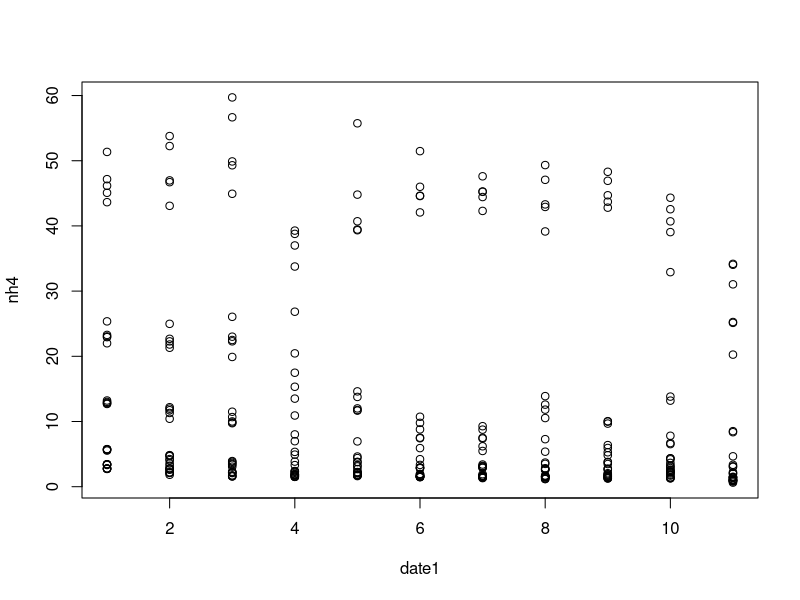
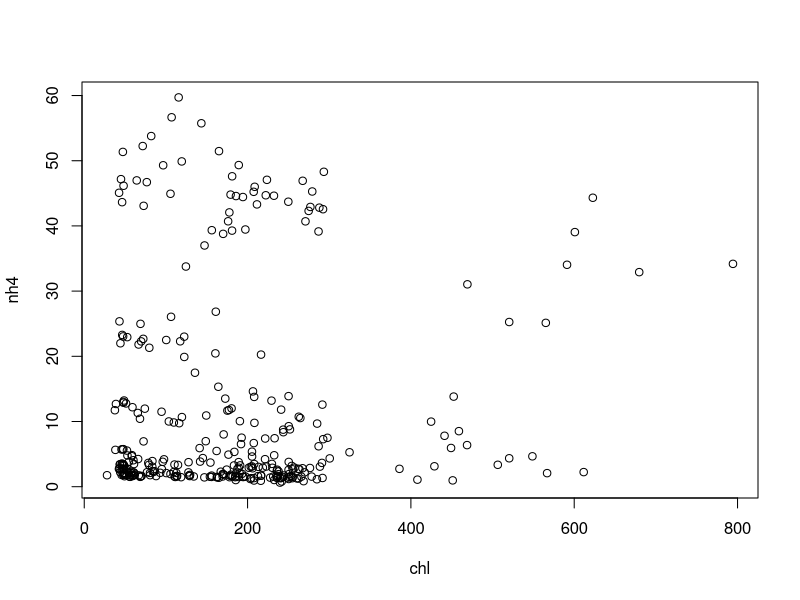
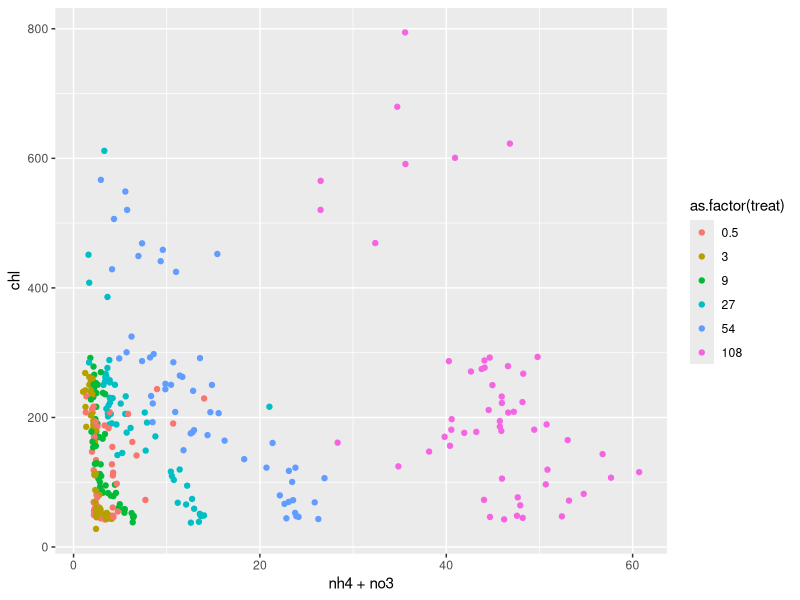
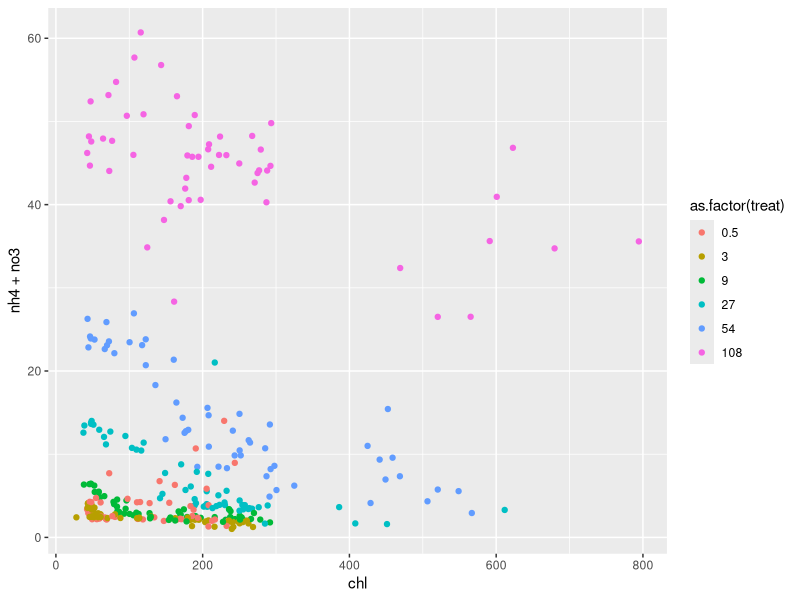
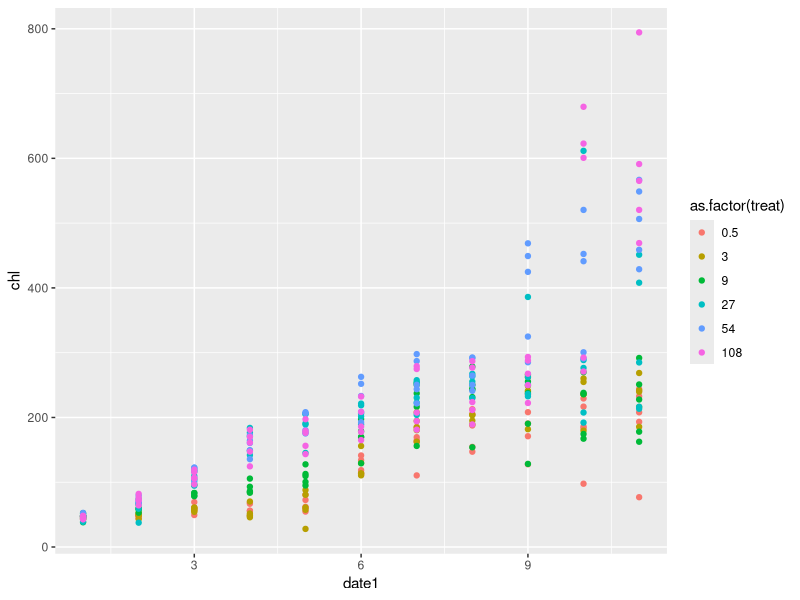
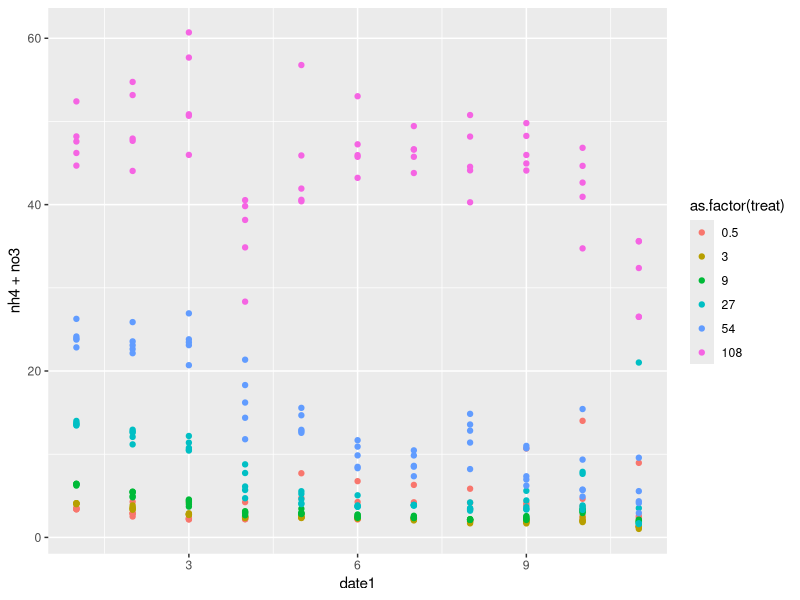
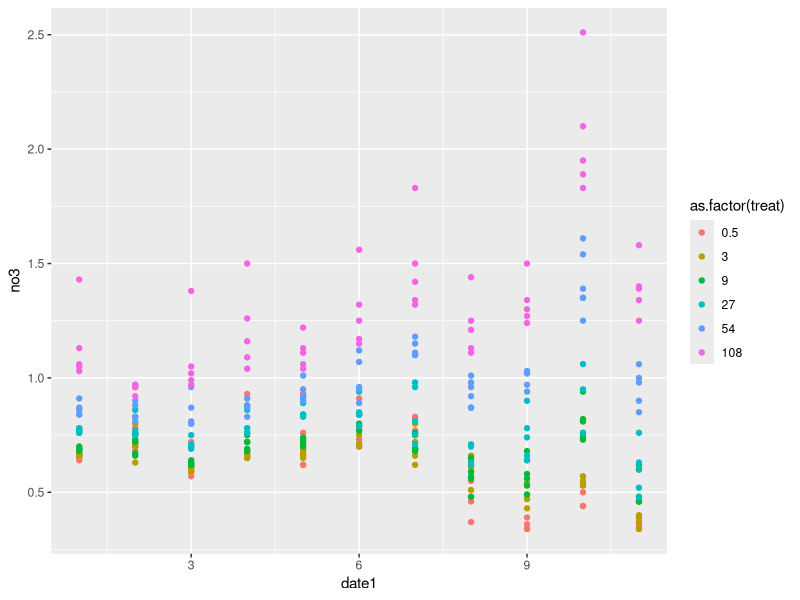

The R script that drew these images, in order: (Note: this script raises an error after producing the figures.)
dat <- read.csv("Algae_Nutrient.csv")
str(dat)
with(dat,plot(date1,nh4))
with(dat,plot(chl,nh4))
library(ggplot2)

#mod <- nls(chl~chl*(r-r/k*(nh4+no3)*chl), data = dat, start = list(r=1,k=150),control = nls.control(maxiter = 1000))

ggplot(aes(nh4+no3,chl),data = dat)+geom_point(aes(color=as.factor(treat)))

ggplot(aes(chl, nh4+no3),data = dat)+geom_point(aes(color=as.factor(treat)))
ggplot(aes(date1, chl),data = dat)+geom_point(aes(color=as.factor(treat)))

ggplot(aes(date1,nh4+no3),data = dat)+geom_point(aes(color=as.factor(treat)))

ggplot(aes(date1,no3),data = dat)+geom_point(aes(color=as.factor(treat)))


con <- dat %>%
  group_by(control,Treatment) %>%
  select(nh41,nh42,chl1,chl2,Num_Daphnia, control,Treatment)%>%
  summarize(avg_nh41 = mean(nh41,na.rm = TRUE),
            avg_nh42 = mean(nh42, na.rm = TRUE),avg_chl1 = mean(chl1, na.rm = TRUE),
            avg_chl2 = mean(chl2,na.rm = TRUE))

con$diff_nh <- with(con,avg_nh41-avg_nh42)

with(con, plot(diff_nh))

new <- c(0.657-.48,.221-.634,.125-(-.265),.636-.264,1.17-(-.393),0.185-.0333,
         .877-1.12)
treat <- c(1,2,3,4,5,6,7)



ggplot(aes(treat,new))+geom_point()

